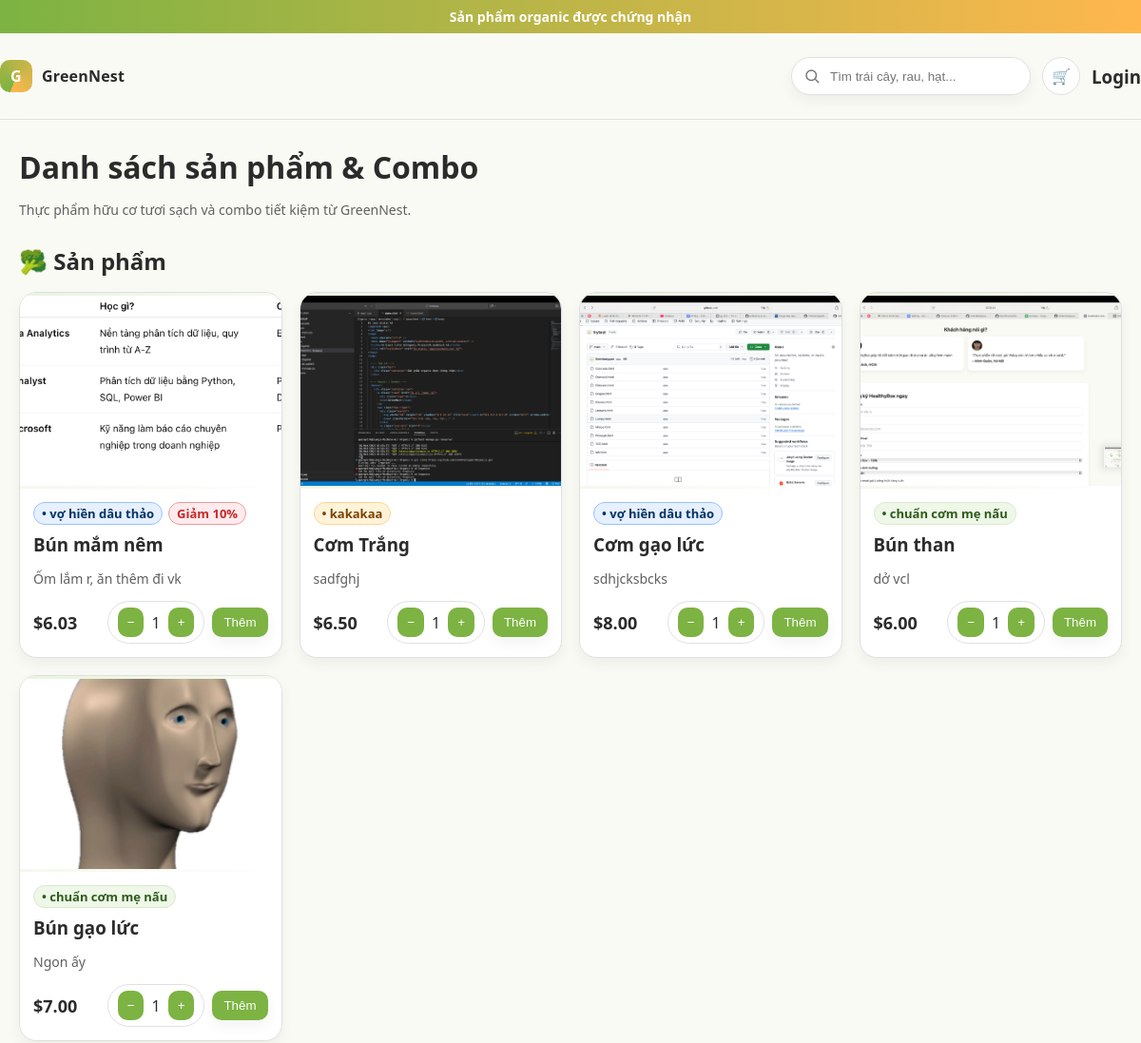
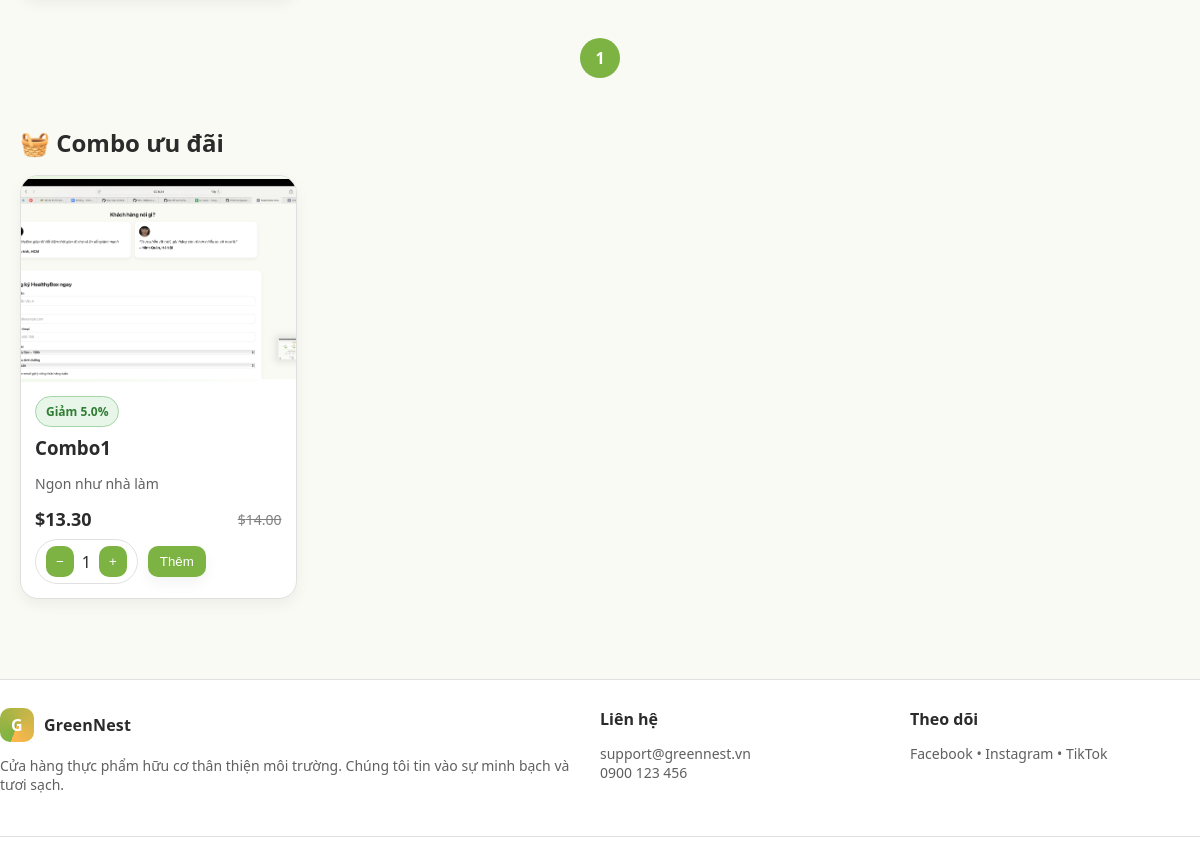
Page /productlist/ on the committed database (2 pictures, top to bottom).
### app/models/category_product.py (models this page shows, shortened)
class Product(models.Model):
    category = models.ManyToManyField(Category, related_name="products")
    name = models.CharField(max_length=200)
    supplier = models.ForeignKey(Supplier, on_delete=models.SET_NULL, null=True, blank=True, related_name="products")
    certifications = models.ManyToManyField(Certification, related_name="products", blank=True)
    image = models.ImageField(upload_to='products/', null=True, blank=True)
    description = models.TextField(null=True, blank=True)
    detail = models.TextField(null=True, blank=True)
    price = models.DecimalField(max_digits=10, decimal_places=2)
    stock = models.IntegerField(default=0)
    sale = models.BooleanField(default=False)
    discount_percentage = models.FloatField(default=0, null=True, blank=True)
    sale_price = models.DecimalField(max_digits=10, decimal_places=2, null=True, blank=True)
    created_at = models.DateTimeField(auto_now_add=True)
    @property
    def final_price(self):
        if self.sale:
            if self.sale_price and self.sale_price > 0:
                return self.sale_price
            elif self.discount_percentage:
                return Decimal(self.price) * (1 - Decimal(self.discount_percentage) / 100)
        return self.price

### app/models/supplier_certification.py (models this page shows, shortened)
class Certification(models.Model):
    STYLE_CHOICES = [
        ("pill-green", "Green"),
        ("pill-orange", "Orange"),
        ("pill-blue", "Blue"),
    ]
    name = models.CharField(max_length=200)
    organization = models.CharField(max_length=200, null=True, blank=True)
    description = models.TextField(null=True, blank=True)
    issued_date = models.DateField(null=True, blank=True)
    expiry_date = models.DateField(null=True, blank=True)
    document = models.FileField(upload_to="certifications/", null=True, blank=True)
    style_class = models.CharField(
        max_length=50,
        choices=STYLE_CHOICES,
        default="pill-green"
    )
    @property
    def style_colors(self):
        mapping = {
            "pill-green": {
                "bg": "#eef7e8",
                "text": "#2d5b1a",
                "border": "#d8eac9",
            },
            "pill-orange": {
                "bg": "#fff3d9",
                "text": "#7a4200",
                "border": "#ffd390",
            },
            "pill-blue": {
                "bg": "#e6f0ff",
                "text": "#003366",
                "border": "#99c2ff",
            },
        }
        return mapping.get(self.style_class, mapping["pill-green"])

### app/models/combo.py (models this page shows, shortened)
class Combo(models.Model):
    name = models.CharField(max_length=200)
    products = models.ManyToManyField("Product", through="ComboItem")
    description = models.TextField(null=True, blank=True)
    image = models.ImageField(upload_to="combos/", null=True, blank=True)
    discount_percentage = models.FloatField(default=0)
    price = models.DecimalField(max_digits=10, decimal_places=2, default=0)  # giá gốc tổng hợp
    stock = models.PositiveIntegerField(default=0)
    created_at = models.DateTimeField(auto_now_add=True)
    @property
    def original_price(self):
        total = sum(item.product.price * item.quantity for item in self.comboitem_set.all())
        return Decimal(total).quantize(Decimal("0.01"), rounding=ROUND_HALF_UP)
    @property
    def final_price(self):
        total = self.original_price
        discount = (total * Decimal(self.discount_percentage)) / 100
        return (total - discount).quantize(Decimal("0.01"), rounding=ROUND_HALF_UP)

class ComboItem(models.Model):
    combo = models.ForeignKey(Combo, on_delete=models.CASCADE)
    product = models.ForeignKey("Product", on_delete=models.CASCADE)
    quantity = models.PositiveIntegerField(default=1)

### app/views/view_utils.py (the view)
# urls.py: path('productlist/', views.productlist, name='productlist'),
def productlist(request):
    products = Product.objects.all().order_by('-created_at')
    combos = Combo.objects.all()
    paginator = Paginator(products, 12)
    page_number = request.GET.get('page')
    page_object = paginator.get_page(page_number)
    return render(request, "app/productlist.html", {
        "page_object": page_object,
        "combos": combos,
    })

### app/templates/app/productlist.html (shortened to what this page needs)
{% extends "app/base.html" %}
{% load static %}
{% block content %}
<section class="container" style="margin:28px 0;">
  <h1 style="font-size:32px; margin-bottom:10px;">Danh sách sản phẩm & Combo</h1>
  <p class="subtle">Thực phẩm hữu cơ tươi sạch và combo tiết kiệm từ GreenNest.</p>
</section>
<section class="container">
  <h2 style="margin-bottom:16px;">🥦 Sản phẩm</h2>
  <div class="grid">
    {% for product in page_object %}
      {% include 'app/productcard.html' %}
    {% empty %}
      <p class="subtle">Không có sản phẩm nào để hiển thị.</p>
    {% endfor %}
  </div>
  <div class="pagination">
    {% for num in page_object.paginator.page_range %}
      {% if page_object.number == num %}
        <a href="?page={{ num }}" class="active">{{ num }}</a>
      {% else %}
        <a href="?page={{ num }}">{{ num }}</a>
      {% endif %}
    {% endfor %}
  </div>
</section>
<section class="container" style="margin-top:48px;">
  <h2 style="margin-bottom:16px;">🧺 Combo ưu đãi</h2>
  <div class="grid">
    {% for combo in combos %}
      <article class="card">
        <a href="{% url 'combodetail' combo.id %}" style="text-decoration:none; color:inherit;">
          <div class="thumb">
            {% if combo.image %}
              <img src="{{ combo.image.url }}" alt="{{ combo.name }}" style="width:100%; height:200px; object-fit:cover;">
            {% else %}
              <div class="seed" aria-hidden="true"></div>
            {% endif %}
          </div>
          <div class="content">
            <div class="pill" style="background:#E8F5E9; color:#2E7D32; border:1px solid #A5D6A7;">
              Giảm {{ combo.discount_percentage }}%
            </div>
            <h3 style="margin:8px 0 6px;">{{ combo.name }}</h3>
            <p class="subtle">{{ combo.description|truncatewords:12 }}</p>
            <div class="price">
              <strong>${{ combo.final_price|floatformat:2 }}</strong>
              <span style="text-decoration:line-through; color:gray; font-size:14px;">
                ${{ combo.original_price|floatformat:2 }}
              </span>
            </div>
            <form method="post" action="{% url 'add_combo_to_cart' combo.id %}" class="add-to-cart-form">
              <div class="add" style="margin-top:8px; align-items:center; gap:10px;">
                <div class="qty">
                  <button type="button" class="qty-decrease">−</button>
                  <span class="qty-display">1</span>
                  <button type="button" class="qty-increase">+</button>
                </div>
                <button type="submit" class="btn-primary" style="padding:8px 12px;">Thêm</button>
              </div>
            </form>
          </div>
        </a>
      </article>
    {% empty %}
      <p class="subtle">Chưa có combo nào được tạo.</p>
    {% endfor %}
  </div>
</section>
{% endblock %}

### app/templates/app/productcard.html (shortened to what this page needs)
{% load static %}
<article class="card">
  <a href="{% url 'productdetail' product.id %}" style="text-decoration:none; color:inherit;">
    <div class="thumb">
      {% if product.image %}
        <img src="{{ product.image.url }}" alt="{{ product.name }}" style="width:100%; height:200px; object-fit:cover;">
      {% else %}
        <div class="seed" aria-hidden="true"></div>
      {% endif %}
    </div>
    <div class="content">
      <div class="badge-row" style="display:flex; flex-wrap:wrap; gap:6px; align-items:center;">
        {% for cert in product.certifications.all %}
          <div class="pill"
            style="background: {{ cert.style_colors.bg }};
                  color: {{ cert.style_colors.text }};
                  border: 1px solid {{ cert.style_colors.border }};
                  font-size:13px;
                  padding:2px 8px;
                  border-radius:999px;">
            • {{ cert.name }}
          </div>
        {% endfor %}
        {% if product.sale %}
          <div class="pill"
            style="background:#FFEBEE;
                  color:#C62828;
                  border:1px solid #EF9A9A;
                  font-size:13px;
                  padding:2px 8px;
                  border-radius:999px;
                  font-weight:600;">
            Giảm {{ product.discount_percentage|floatformat:0 }}%
          </div>
        {% endif %}
      </div>
      <h3 style="margin:8px 0 6px">{{ product.name }}</h3>
      <p class="subtle">{{ product.description|truncatewords:12 }}</p>
      <div class="price">
        {% if product.sale %}
          <strong>${{ product.final_price|floatformat:2 }}</strong>
        {% else %}
          <strong>${{ product.price }}</strong>
        {% endif %}
        <form method="post" action="{% url 'add_to_cart' product.id %}" class="add-to-cart-form">
          <div class="add">
            <div class="qty">
              <button type="button" class="qty-decrease">−</button>
              <span class="qty-display">1</span>
              <button type="button" class="qty-increase">+</button>
            </div>
            <button type="submit" class="btn-primary" style="padding:8px 12px">Thêm</button>
          </div>
        </form>
      </div>
    </div>
  </a>
</article>

### app/static/app/css/main.css (style rules this page uses)
:root { --green: #7CB342; --brown: #A1887F; --cream: #FAFAF5; --orange: #FFB74D; --gray: #E0E0E0; --text: #2b2b2b; --muted: #606060; --radius: 20px; --shadow: 0 10px 20px rgba(0, 0, 0, .06); --shadow-soft: 0 6px 14px rgba(0, 0, 0, .05); --max: 1200px; }
* { box-sizing: border-box }
html, body { height: 100%; margin: 0; }
body { display: flex; flex-direction: column; font-family: system-ui, -apple-system, Segoe UI, Roboto, Helvetica, Arial, "Apple Color Emoji", "Segoe UI Emoji"; color: var(--text); background: var(--cream); }
a { color: inherit; text-decoration: none }
.container { max-width: var(--max); margin: 0 auto; padding: 0 20px }
.btn-primary { background: var(--green); color: white; box-shadow: var(--shadow-soft); }
.grid { display: grid; grid-template-columns: repeat(4, 1fr); gap: 18px }
.card { background: white; border: 1px solid var(--gray); border-radius: 18px; overflow: hidden; box-shadow: var(--shadow-soft); display: flex; flex-direction: column }
.thumb { aspect-ratio: 4/3; background: linear-gradient(135deg, #e8f4df, #ffffff); display: grid; place-items: center }
.card .content { padding: 14px }
.price { display: flex; align-items: center; justify-content: space-between; margin-top: 8px }
.price strong { font-size: 18px }
.pill { display: inline-flex; align-items: center; gap: 6px; padding: 6px 10px; border-radius: 999px; font-size: 12px; font-weight: 700 }
.add { display: flex; gap: 8px; align-items: center }
.add .qty { display: flex; align-items: center; gap: 8px; border: 1px solid var(--gray); border-radius: 999px; padding: 6px 10px }
.add button { border: none; background: var(--green); color: white; border-radius: 10px; padding: 8px 10px; cursor: pointer }
.pagination { display: flex; justify-content: center; gap: 10px; margin: 40px 0; }
.pagination a { width: 40px; height: 40px; display: grid; place-items: center; border-radius: 50%; border: 1px solid var(--gray); background: white; font-weight: 600; transition: .2s ease; }
.pagination a.active { background: var(--green); color: white; border: none; }
.subtle { color: var(--muted); font-size: 14px }

### app/static/app/css/btn.css (style rules this page uses)
.btn.btn-primary, .btn-primary { background: var(--green); color: white; box-shadow: var(--shadow-soft); border: none; outline: none !important; }

### rows in the picture
Product: image (picture), discount_percentage "10", name "Bún mắm nêm", description "Ốm lắm r, ăn thêm đi vk", final_price "6.03"
Certification: name "vợ hiền dâu thảo"
Product: image (picture), name "Cơm Trắng", description "sadfghj", price "6.50"
Certification: name "kakakaa"
Product: image (picture), name "Cơm gạo lức", description "sdhjcksbcks", price "8.00"
Product: image (picture), name "Bún than", description "dở vcl", price "6.00"
Certification: name "chuẩn cơm mẹ nấu"
Product: image (picture), name "Bún gạo lức", description "Ngon ấy", price "7.00"
Combo: image (picture), discount_percentage "5.0", name "Combo1", description "Ngon như nhà làm", final_price "13.30", original_price "14.00"

### other values in the picture
{{ num }} "1"
